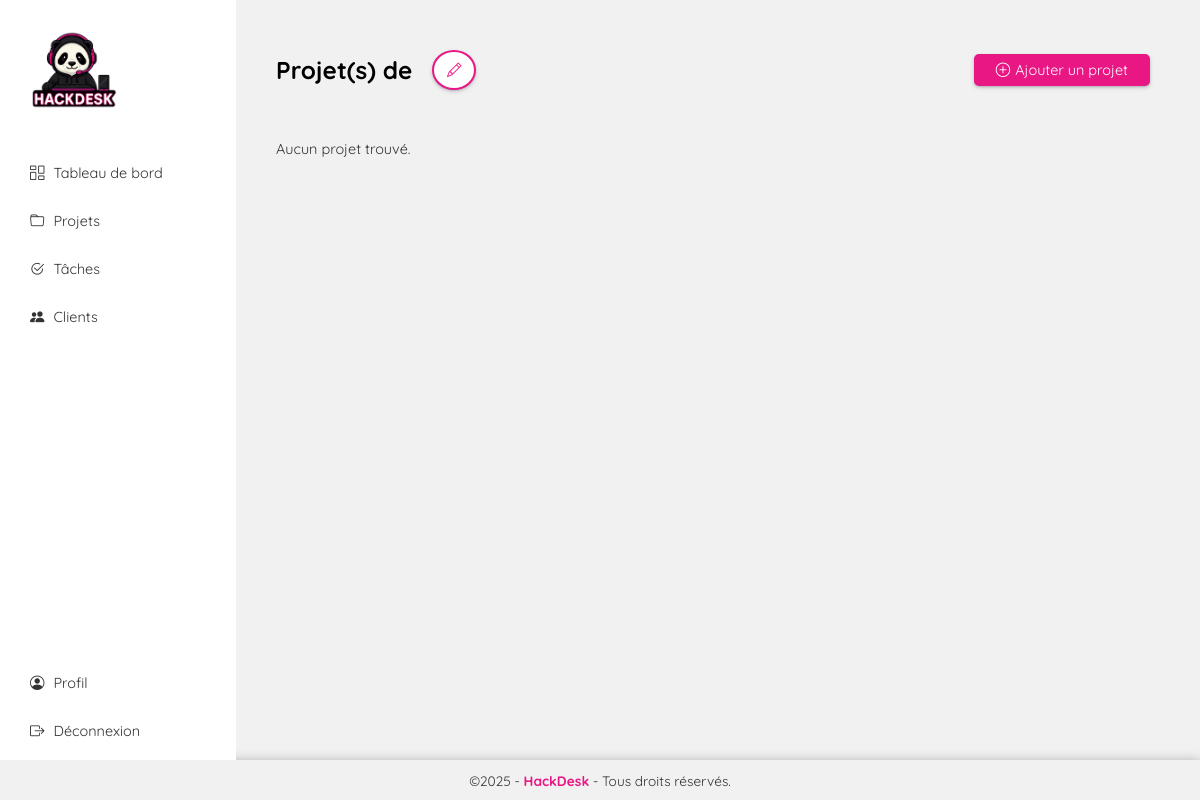
The app's page /view-client/1 (signed in), older data.
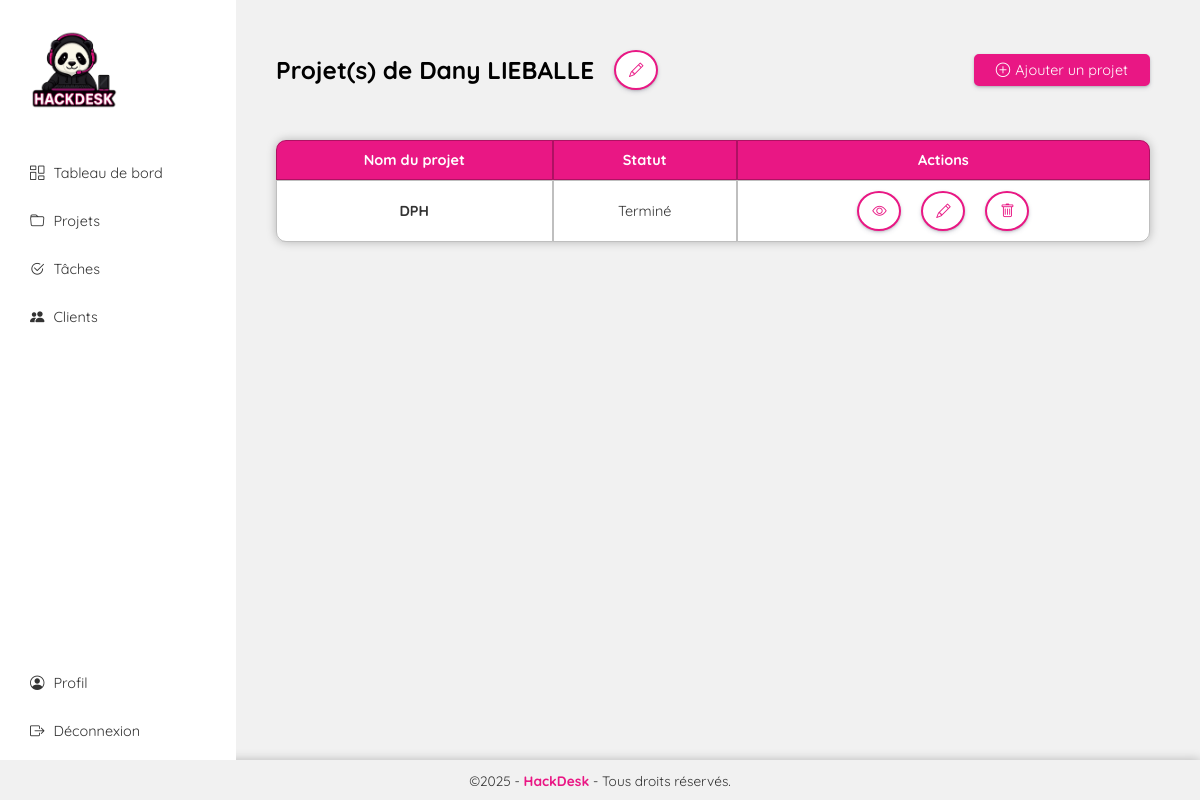
The same page, newer data.
### models.py (models this page shows, shortened)
class Client(Base):
    __tablename__ = 'clients'
    id = Column(Integer, primary_key=True, index=True)
    lastname = Column(String(150), nullable=False, index=True)
    firstname = Column(String(150), nullable=False, index=True)
    enterprise = Column(String(150), index=True)
    address = Column(String(250))
    zip_code = Column(String(20), index=True)
    city = Column(String(150))
    country = Column(String(150))
    phone_number = Column(String(20), index=True)
    email = Column(String(150), index=True)
    note = Column(Text)
    user_id = Column(Integer, ForeignKey("users.id"))
    user = relationship("User", back_populates="clients")
    projects = relationship("Project", back_populates="client", cascade="all, delete-orphan")

class Project(Base):
    __tablename__ = 'projects'
    id = Column(Integer, primary_key=True, index=True)
    name_project = Column(String(150), nullable=False, index=True)
    description = Column(Text)
    url = Column(String(250))
    hosting_server = Column(String(150))
    status = Column(String(50))
    hourly_rate = Column(Float, default=0.0, nullable=False)
    user_id = Column(Integer, ForeignKey("users.id"))
    client_id = Column(Integer, ForeignKey("clients.id"))
    user = relationship("User", back_populates="projects")
    client = relationship("Client", back_populates="projects")
    tasks = relationship("Task", back_populates="projects", cascade="all, delete-orphan")

### app.py (the view)
@app.route('/view-client/<int:client_id>', methods=["GET", "POST"])
@login_required
def viewClient(client_id):
    client = session.query(Client).filter_by(id=client_id).first()
    projects = session.query(Project).filter_by(client_id=client_id).all()
    return render_template('dashboard/view-client.html', client=client, projects=projects)

### app.py (called while the page is built)
@login_manager.user_loader
def load_user(user_id):
    return session.query(User).get(int(user_id))

### templates/dashboard/view-client.html (shortened to what this page needs)
{% extends 'layout.html' %}
{% block body %}
<div class="app dg">
    <main class="app-view dg">
        {% include 'dashboard/partials/menu-app.html' %}
        <div class="app-container">
            <div class="df" style="justify-content: space-between">
                <h1 class="df">Projet(s) de {{ client.firstname}} {{ client.lastname}}
                    <a href="/edit-client/{{ client.id }}">
                        <button class="button-circle">
                            <i class="bi bi-pencil"></i>
                        </button>
                    </a>
                </h1>
                <a href="/add-a-project">
                    <button class="button2">
                        <i class="bi bi-plus-circle"></i>Ajouter un projet
                    </button>
                </a>
            </div>
            <div class="table-list table-projects">
                {% if projects %}
                <table>
                    <thead>
                        <tr>
                            <th>Nom du projet</th>
                            <th>Statut</th>
                            <th>Actions</th>
                        </tr>
                    </thead>
                    <tbody>
                        {% for project in projects %}
                        <tr>
                            <td>
                                <a href="/view-project/{{ project.id }}">
                                    {{ project.name_project }}
                                </a>
                            </td>
                            <td>{{ project.status }}</td>
                            <td class="actions df">
                                <a href="/view-project/{{ project.id }}">
                                    <button class="button-circle">
                                        <i class="bi bi-eye"></i>
                                    </button>
                                </a>
                                <a href="/edit-project/{{ project.id }}">
                                    <button class="button-circle">
                                        <i class="bi bi-pencil"></i>
                                    </button>
                                </a>
                                <form method="POST" action="/delete-project/{{ project.id }}"
                                    onsubmit="return confirmDeleteProject();">
                                    <button type="submit" class="button-circle">
                                        <i class="bi bi-trash"></i>
                                    </button>
                                </form>
                            </td>
                        </tr>
                        {% endfor %}
                    </tbody>
                </table>
                {% else %}
                <p>Aucun projet trouvé.</p>
                {% endif %}
            </div>
        </div>
    </main>
</div>
{% endblock %}

Row changes from the older to the newer data that the page shows:
added Client: firstname "Dany", lastname "LIEBALLE"
added Project: name_project "DPH", status "Terminé"
Text that changed along with them:
text no longer shown: "Aucun projet trouvé."
text now shown: "Nom du projet Statut Actions"
